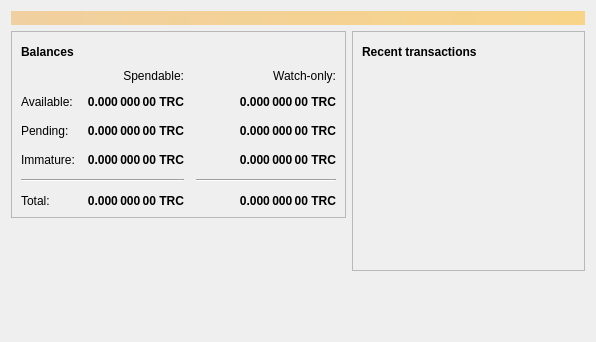
<?xml version="1.0" encoding="UTF-8"?>
<ui version="4.0">
 <class>OverviewPage</class>
 <widget class="QWidget" name="OverviewPage">
  <property name="geometry">
   <rect>
    <x>0</x>
    <y>0</y>
    <width>596</width>
    <height>342</height>
   </rect>
  </property>
  <property name="windowTitle">
   <string>Form</string>
  </property>
  <layout class="QVBoxLayout" name="topLayout">
   <item>
    <widget class="QLabel" name="labelAlerts">
     <property name="visible">
      <bool>false</bool>
     </property>
     <property name="styleSheet">
      <string notr="true">QLabel { background-color: qlineargradient(x1: 0, y1: 0, x2: 1, y2: 0, stop:0 #F0D0A0, stop:1 #F8D488); color:#000000; }</string>
     </property>
     <property name="wordWrap">
      <bool>true</bool>
     </property>
     <property name="margin">
      <number>3</number>
     </property>
     <property name="textInteractionFlags">
      <set>Qt::TextSelectableByMouse</set>
     </property>
    </widget>
   </item>
   <item>
    <layout class="QHBoxLayout" name="horizontalLayout" stretch="1,1">
     <item>
      <layout class="QVBoxLayout" name="verticalLayout_2">
       <item>
        <widget class="QFrame" name="frame">
         <property name="frameShape">
          <enum>QFrame::StyledPanel</enum>
         </property>
         <property name="frameShadow">
          <enum>QFrame::Raised</enum>
         </property>
         <layout class="QVBoxLayout" name="verticalLayout_4">
          <item>
           <layout class="QHBoxLayout" name="horizontalLayout_4">
            <item>
             <widget class="QLabel" name="label_5">
              <property name="font">
               <font>
                <weight>75</weight>
                <bold>true</bold>
               </font>
              </property>
              <property name="text">
               <string>Balances</string>
              </property>
             </widget>
            </item>
            <item>
             <widget class="QPushButton" name="labelWalletStatus">
              <property name="enabled">
               <bool>true</bool>
              </property>
              <property name="maximumSize">
               <size>
                <width>30</width>
                <height>16777215</height>
               </size>
              </property>
              <property name="toolTip">
               <string>The displayed information may be out of date. Your wallet automatically synchronizes with the Truecoin network after a connection is established, but this process has not completed yet.</string>
              </property>
              <property name="text">
               <string/>
              </property>
              <property name="icon">
               <iconset resource="../bitcoin.qrc">
                <normaloff>:/icons/warning</normaloff>
                <disabledoff>:/icons/warning</disabledoff>:/icons/warning</iconset>
              </property>
              <property name="iconSize">
               <size>
                <width>24</width>
                <height>24</height>
               </size>
              </property>
              <property name="flat">
               <bool>true</bool>
              </property>
             </widget>
            </item>
            <item>
             <spacer name="horizontalSpacer_3">
              <property name="orientation">
               <enum>Qt::Horizontal</enum>
              </property>
              <property name="sizeHint" stdset="0">
               <size>
                <width>40</width>
                <height>20</height>
               </size>
              </property>
             </spacer>
            </item>
           </layout>
          </item>
          <item>
           <layout class="QGridLayout" name="gridLayout">
            <property name="spacing">
             <number>12</number>
            </property>
            <item row="2" column="2">
             <widget class="QLabel" name="labelWatchPending">
              <property name="font">
               <font>
                <weight>75</weight>
                <bold>true</bold>
               </font>
              </property>
              <property name="cursor">
               <cursorShape>IBeamCursor</cursorShape>
              </property>
              <property name="toolTip">
               <string>Unconfirmed transactions to watch-only addresses</string>
              </property>
              <property name="text">
               <string notr="true">0.000 000 00 TRC</string>
              </property>
              <property name="alignment">
               <set>Qt::AlignRight|Qt::AlignTrailing|Qt::AlignVCenter</set>
              </property>
              <property name="textInteractionFlags">
               <set>Qt::LinksAccessibleByMouse|Qt::TextSelectableByKeyboard|Qt::TextSelectableByMouse</set>
              </property>
             </widget>
            </item>
            <item row="2" column="1">
             <widget class="QLabel" name="labelUnconfirmed">
              <property name="font">
               <font>
                <weight>75</weight>
                <bold>true</bold>
               </font>
              </property>
              <property name="cursor">
               <cursorShape>IBeamCursor</cursorShape>
              </property>
              <property name="toolTip">
               <string>Total of transactions that have yet to be confirmed, and do not yet count toward the spendable balance</string>
              </property>
              <property name="text">
               <string notr="true">0.000 000 00 TRC</string>
              </property>
              <property name="alignment">
               <set>Qt::AlignRight|Qt::AlignTrailing|Qt::AlignVCenter</set>
              </property>
              <property name="textInteractionFlags">
               <set>Qt::LinksAccessibleByMouse|Qt::TextSelectableByKeyboard|Qt::TextSelectableByMouse</set>
              </property>
             </widget>
            </item>
            <item row="3" column="2">
             <widget class="QLabel" name="labelWatchImmature">
              <property name="font">
               <font>
                <weight>75</weight>
                <bold>true</bold>
               </font>
              </property>
              <property name="cursor">
               <cursorShape>IBeamCursor</cursorShape>
              </property>
              <property name="toolTip">
               <string>Mined balance in watch-only addresses that has not yet matured</string>
              </property>
              <property name="text">
               <string notr="true">0.000 000 00 TRC</string>
              </property>
              <property name="alignment">
               <set>Qt::AlignRight|Qt::AlignTrailing|Qt::AlignVCenter</set>
              </property>
              <property name="textInteractionFlags">
               <set>Qt::LinksAccessibleByMouse|Qt::TextSelectableByKeyboard|Qt::TextSelectableByMouse</set>
              </property>
             </widget>
            </item>
            <item row="4" column="0" colspan="2">
             <widget class="Line" name="line">
              <property name="orientation">
               <enum>Qt::Horizontal</enum>
              </property>
             </widget>
            </item>
            <item row="4" column="2">
             <widget class="Line" name="lineWatchBalance">
              <property name="sizePolicy">
               <sizepolicy hsizetype="Preferred" vsizetype="Fixed">
                <horstretch>0</horstretch>
                <verstretch>0</verstretch>
               </sizepolicy>
              </property>
              <property name="minimumSize">
               <size>
                <width>140</width>
                <height>0</height>
               </size>
              </property>
              <property name="orientation">
               <enum>Qt::Horizontal</enum>
              </property>
             </widget>
            </item>
            <item row="5" column="0">
             <widget class="QLabel" name="labelTotalText">
              <property name="text">
               <string>Total:</string>
              </property>
             </widget>
            </item>
            <item row="3" column="1">
             <widget class="QLabel" name="labelImmature">
              <property name="font">
               <font>
                <weight>75</weight>
                <bold>true</bold>
               </font>
              </property>
              <property name="cursor">
               <cursorShape>IBeamCursor</cursorShape>
              </property>
              <property name="toolTip">
               <string>Mined balance that has not yet matured</string>
              </property>
              <property name="text">
               <string notr="true">0.000 000 00 TRC</string>
              </property>
              <property name="alignment">
               <set>Qt::AlignRight|Qt::AlignTrailing|Qt::AlignVCenter</set>
              </property>
              <property name="textInteractionFlags">
               <set>Qt::LinksAccessibleByMouse|Qt::TextSelectableByKeyboard|Qt::TextSelectableByMouse</set>
              </property>
             </widget>
            </item>
            <item row="2" column="3">
             <spacer name="horizontalSpacer_2">
              <property name="orientation">
               <enum>Qt::Horizontal</enum>
              </property>
              <property name="sizeHint" stdset="0">
               <size>
                <width>40</width>
                <height>20</height>
               </size>
              </property>
             </spacer>
            </item>
            <item row="3" column="0">
             <widget class="QLabel" name="labelImmatureText">
              <property name="text">
               <string>Immature:</string>
              </property>
             </widget>
            </item>
            <item row="5" column="1">
             <widget class="QLabel" name="labelTotal">
              <property name="font">
               <font>
                <weight>75</weight>
                <bold>true</bold>
               </font>
              </property>
              <property name="cursor">
               <cursorShape>IBeamCursor</cursorShape>
              </property>
              <property name="toolTip">
               <string>Your current total balance</string>
              </property>
              <property name="text">
               <string notr="true">0.000 000 00 TRC</string>
              </property>
              <property name="alignment">
               <set>Qt::AlignRight|Qt::AlignTrailing|Qt::AlignVCenter</set>
              </property>
              <property name="textInteractionFlags">
               <set>Qt::LinksAccessibleByMouse|Qt::TextSelectableByKeyboard|Qt::TextSelectableByMouse</set>
              </property>
             </widget>
            </item>
            <item row="5" column="2">
             <widget class="QLabel" name="labelWatchTotal">
              <property name="font">
               <font>
                <weight>75</weight>
                <bold>true</bold>
               </font>
              </property>
              <property name="cursor">
               <cursorShape>IBeamCursor</cursorShape>
              </property>
              <property name="toolTip">
               <string>Current total balance in watch-only addresses</string>
              </property>
              <property name="text">
               <string notr="true">0.000 000 00 TRC</string>
              </property>
              <property name="alignment">
               <set>Qt::AlignRight|Qt::AlignTrailing|Qt::AlignVCenter</set>
              </property>
              <property name="textInteractionFlags">
               <set>Qt::LinksAccessibleByMouse|Qt::TextSelectableByKeyboard|Qt::TextSelectableByMouse</set>
              </property>
             </widget>
            </item>
            <item row="0" column="2">
             <widget class="QLabel" name="labelWatchonly">
              <property name="text">
               <string>Watch-only:</string>
              </property>
              <property name="alignment">
               <set>Qt::AlignRight|Qt::AlignTrailing|Qt::AlignVCenter</set>
              </property>
             </widget>
            </item>
            <item row="1" column="0">
             <widget class="QLabel" name="labelBalanceText">
              <property name="text">
               <string>Available:</string>
              </property>
             </widget>
            </item>
            <item row="1" column="1">
             <widget class="QLabel" name="labelBalance">
              <property name="font">
               <font>
                <weight>75</weight>
                <bold>true</bold>
               </font>
              </property>
              <property name="cursor">
               <cursorShape>IBeamCursor</cursorShape>
              </property>
              <property name="toolTip">
               <string>Your current spendable balance</string>
              </property>
              <property name="text">
               <string notr="true">0.000 000 00 TRC</string>
              </property>
              <property name="alignment">
               <set>Qt::AlignRight|Qt::AlignTrailing|Qt::AlignVCenter</set>
              </property>
              <property name="textInteractionFlags">
               <set>Qt::LinksAccessibleByMouse|Qt::TextSelectableByKeyboard|Qt::TextSelectableByMouse</set>
              </property>
             </widget>
            </item>
            <item row="1" column="2">
             <widget class="QLabel" name="labelWatchAvailable">
              <property name="font">
               <font>
                <weight>75</weight>
                <bold>true</bold>
               </font>
              </property>
              <property name="cursor">
               <cursorShape>IBeamCursor</cursorShape>
              </property>
              <property name="toolTip">
               <string>Your current balance in watch-only addresses</string>
              </property>
              <property name="text">
               <string notr="true">0.000 000 00 TRC</string>
              </property>
              <property name="alignment">
               <set>Qt::AlignRight|Qt::AlignTrailing|Qt::AlignVCenter</set>
              </property>
              <property name="textInteractionFlags">
               <set>Qt::LinksAccessibleByMouse|Qt::TextSelectableByKeyboard|Qt::TextSelectableByMouse</set>
              </property>
             </widget>
            </item>
            <item row="2" column="0">
             <widget class="QLabel" name="labelPendingText">
              <property name="text">
               <string>Pending:</string>
              </property>
             </widget>
            </item>
            <item row="0" column="1">
             <widget class="QLabel" name="labelSpendable">
              <property name="text">
               <string>Spendable:</string>
              </property>
              <property name="alignment">
               <set>Qt::AlignRight|Qt::AlignTrailing|Qt::AlignVCenter</set>
              </property>
             </widget>
            </item>
           </layout>
          </item>
         </layout>
        </widget>
       </item>
       <item>
        <spacer name="verticalSpacer">
         <property name="orientation">
          <enum>Qt::Vertical</enum>
         </property>
         <property name="sizeHint" stdset="0">
          <size>
           <width>20</width>
           <height>40</height>
          </size>
         </property>
        </spacer>
       </item>
      </layout>
     </item>
     <item>
      <layout class="QVBoxLayout" name="verticalLayout_3">
       <item>
        <widget class="QFrame" name="frame_2">
         <property name="frameShape">
          <enum>QFrame::StyledPanel</enum>
         </property>
         <property name="frameShadow">
          <enum>QFrame::Raised</enum>
         </property>
         <layout class="QVBoxLayout" name="verticalLayout">
          <item>
           <layout class="QHBoxLayout" name="horizontalLayout_2">
            <item>
             <widget class="QLabel" name="label_4">
              <property name="font">
               <font>
                <weight>75</weight>
                <bold>true</bold>
               </font>
              </property>
              <property name="text">
               <string>Recent transactions</string>
              </property>
             </widget>
            </item>
            <item>
             <widget class="QPushButton" name="labelTransactionsStatus">
              <property name="enabled">
               <bool>true</bool>
              </property>
              <property name="maximumSize">
               <size>
                <width>30</width>
                <height>16777215</height>
               </size>
              </property>
              <property name="toolTip">
               <string>The displayed information may be out of date. Your wallet automatically synchronizes with the Truecoin network after a connection is established, but this process has not completed yet.</string>
              </property>
              <property name="text">
               <string/>
              </property>
              <property name="icon">
               <iconset resource="../bitcoin.qrc">
                <normaloff>:/icons/warning</normaloff>
                <disabledoff>:/icons/warning</disabledoff>:/icons/warning</iconset>
              </property>
              <property name="iconSize">
               <size>
                <width>24</width>
                <height>24</height>
               </size>
              </property>
              <property name="flat">
               <bool>true</bool>
              </property>
             </widget>
            </item>
            <item>
             <spacer name="horizontalSpacer">
              <property name="orientation">
               <enum>Qt::Horizontal</enum>
              </property>
              <property name="sizeHint" stdset="0">
               <size>
                <width>40</width>
                <height>20</height>
               </size>
              </property>
             </spacer>
            </item>
           </layout>
          </item>
          <item>
           <widget class="QListView" name="listTransactions">
            <property name="styleSheet">
             <string notr="true">QListView { background: transparent; }</string>
            </property>
            <property name="frameShape">
             <enum>QFrame::NoFrame</enum>
            </property>
            <property name="verticalScrollBarPolicy">
             <enum>Qt::ScrollBarAlwaysOff</enum>
            </property>
            <property name="horizontalScrollBarPolicy">
             <enum>Qt::ScrollBarAlwaysOff</enum>
            </property>
            <property name="selectionMode">
             <enum>QAbstractItemView::NoSelection</enum>
            </property>
           </widget>
          </item>
         </layout>
        </widget>
       </item>
       <item>
        <spacer name="verticalSpacer_2">
         <property name="orientation">
          <enum>Qt::Vertical</enum>
         </property>
         <property name="sizeHint" stdset="0">
          <size>
           <width>20</width>
           <height>40</height>
          </size>
         </property>
        </spacer>
       </item>
      </layout>
     </item>
    </layout>
   </item>
  </layout>
 </widget>
 <resources/>
 <connections/>
</ui>
